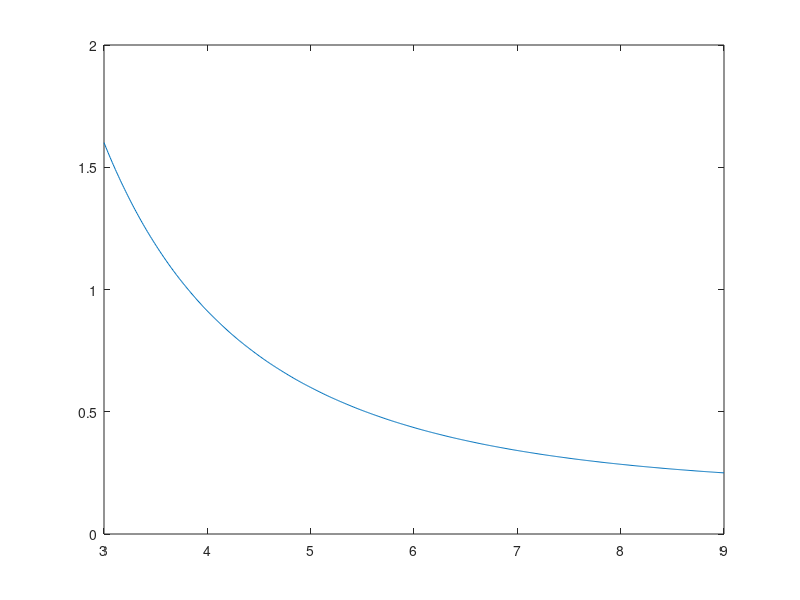

The MATLAB script that drew this image:
p = 1;
a = 3;
b = 9;

radialStress = @(r) ((p*a^2)./(b^2-a^2))*(1-b.^2./r.^2);
hoopStress = @(r) ((p*a^2)./(b^2-a^2))*(1+b.^2./r.^2);

r = a:0.01:b;

plot(r, sqrt(radialStress(r).^2+hoopStress(r).^2))